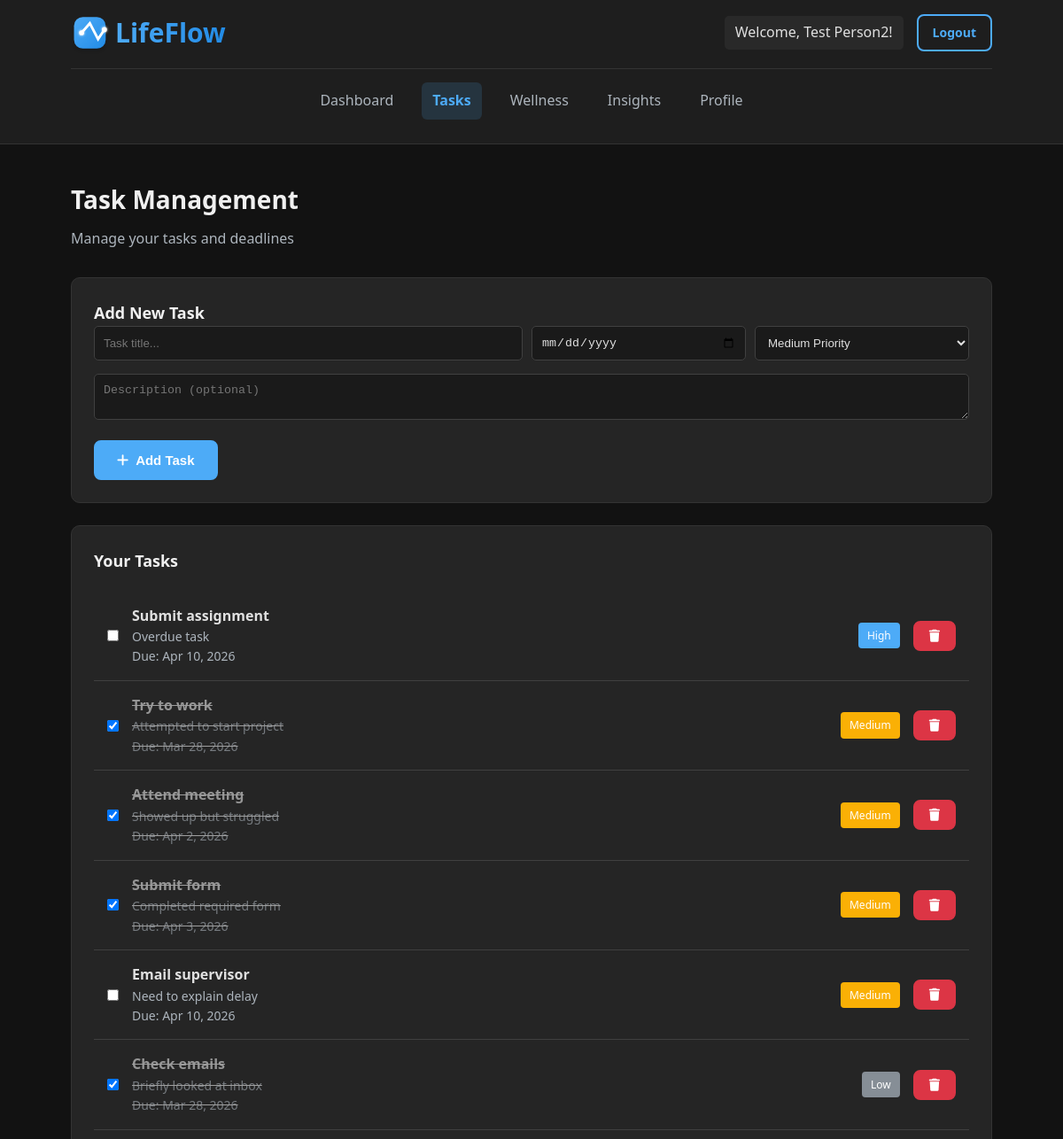
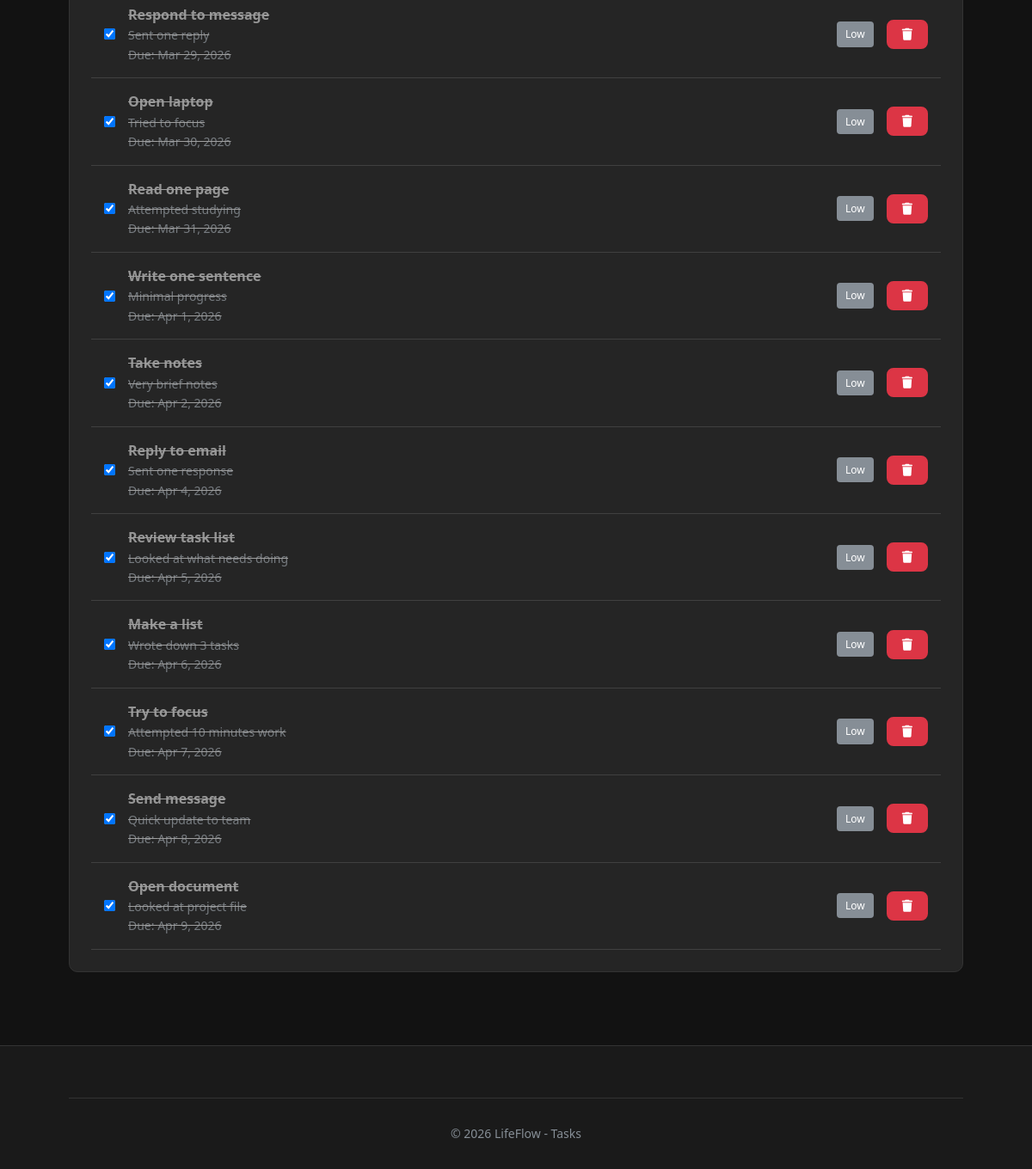
Screenshot of /tasks.php (signed in) with the database file from the repository (2 pictures, top to bottom).
### tables this page shows
CREATE TABLE `tasks` (`task_id`, `user_id`, `title`, `description`, `due_date`, `priority`, `status`, `created_at`, `updated_at`);

### tasks.php (called while the page is built, shortened)
<?php
require_once 'includes/session.php';
require_once 'includes/functions.php';
$pageTitle = 'Tasks';
$userId = $_SESSION['user_id'];
$tasks = getTasks($pdo, $userId);
include 'templates/dashboard-header.php';
include 'templates/tasks-content.php';
include 'templates/dashboard-footer.php';
?>

### includes/functions.php (called while the page is built, shortened)
<?php
function escape($string) {
    return htmlspecialchars($string, ENT_QUOTES, 'UTF-8');
}
function getTasks($pdo, $userId, $status = null) {
    $sql = "SELECT * FROM tasks WHERE user_id = ?";
    $params = [$userId];
    $sql .= " ORDER BY
        CASE priority
            WHEN 'high' THEN 1
            WHEN 'medium' THEN 2
            WHEN 'low' THEN 3
        END, due_date ASC";
    $stmt = $pdo->prepare($sql);
    $stmt->execute($params);
    return $stmt->fetchAll();
}
?>

### templates/tasks-content.php (the view, shortened to what this page needs)
<h2>Task Management</h2>
<p style="color:#adb5bd; margin-bottom:30px;">Manage your tasks and deadlines</p>
<div class="card">
    <h3 class="card-title">Add New Task</h3>
    <form method="POST">
        <div style="display:grid; grid-template-columns:2fr 1fr 1fr; gap:10px; margin-bottom:15px;">
            <input type="text" name="title" placeholder="Task title..." required
                   style="padding:10px; background:#1a1a1a; border:1px solid #404040; color:#e0e0e0; border-radius:5px;">
            <input type="date" name="due_date"
                   style="padding:10px; background:#1a1a1a; border:1px solid #404040; color:#e0e0e0; border-radius:5px;">
            <select name="priority" style="padding:10px; background:#1a1a1a; border:1px solid #404040; color:#e0e0e0; border-radius:5px;">
                <option value="medium" selected>Medium Priority</option>
            </select>
        </div>
        <textarea name="description" placeholder="Description (optional)"
                  style="width:100%; padding:10px; background:#1a1a1a; border:1px solid #404040; color:#e0e0e0; border-radius:5px; margin-bottom:15px;"
                  rows="2"></textarea>
        <button type="submit" name="add_task" class="btn btn-primary">
            <i class="fas fa-plus"></i> Add Task
        </button>
    </form>
</div>
<div class="card">
    <h3 class="card-title">Your Tasks</h3>
    <div style="margin-top:20px;">
        <?php foreach ($tasks as $task): ?>
        <div style="padding:15px; border-bottom:1px solid #404040; display:flex; align-items:center; gap:15px;">
            <input type="checkbox" <?php echo $task['status'] === 'completed' ? 'checked' : ''; ?>
                   onchange="updateTaskStatus(<?php echo $task['task_id']; ?>, this.checked)">
            <div style="flex-grow:1; <?php echo $task['status'] === 'completed' ? 'text-decoration:line-through; opacity:0.6;' : ''; ?>">
                <div style="font-weight:bold; color:#e0e0e0;"><?php echo escape($task['title']); ?></div>
                <?php if ($task['description']): ?>
                    <div style="color:#adb5bd; font-size:14px;"><?php echo escape($task['description']); ?></div>
                <?php endif; ?>
                <?php if ($task['due_date']): ?>
                    <div style="color:#adb5bd; font-size:14px;">Due: <?php echo date('M j, Y', strtotime($task['due_date'])); ?></div>
                <?php endif; ?>
            </div>
            <span style="
                background: <?php
                    echo $task['priority'] === 'high' ? '#4dabf7' :
                        ($task['priority'] === 'medium' ? '#fab005' : '#868e96');
                ?>;
                color: white; padding:5px 10px; border-radius:4px; font-size:12px;">
                <?php echo ucfirst($task['priority']); ?>
            </span>
            <form method="POST" style="display:inline;" onsubmit="return confirm('Delete this task?');">
                <button type="submit" name="delete_task" class="btn btn-small btn-danger">
                    <i class="fas fa-trash"></i>
                </button>
            </form>
        </div>
        <?php endforeach; ?>
    </div>
</div>

### templates/dashboard-header.php (shortened to what this page needs)
<!DOCTYPE html>
<html lang="en">
<head>
    <link rel="stylesheet" href="assets/css/styles.css">
    <link rel="stylesheet" href="https://cdnjs.cloudflare.com/ajax/libs/font-awesome/6.4.0/css/all.min.css">
</head>
<body>
    <header class="dashboard-header">
        <div class="container">
            <div class="navbar">
                <a href="dashboard.php" class="logo">
    <img src="assets/images/logo.svg" alt="LifeFlow Dashboard" height="40">
</a>
                <div class="user-info">
                    <span>Welcome, <?php echo escape($_SESSION['full_name']); ?>!</span>
                    <a href="logout.php" class="btn btn-outline btn-small">
                        Logout
                    </a>
                </div>
            </div>
            <nav class="dashboard-nav">
                <a href="dashboard.php" <?php echo basename($_SERVER['PHP_SELF']) == 'dashboard.php' ? 'class="active"' : ''; ?>>Dashboard</a>
                <a href="tasks.php" <?php echo basename($_SERVER['PHP_SELF']) == 'tasks.php' ? 'class="active"' : ''; ?>>Tasks</a>
                <a href="wellness.php" <?php echo basename($_SERVER['PHP_SELF']) == 'wellness.php' ? 'class="active"' : ''; ?>>Wellness</a>
                <a href="insights.php" <?php echo basename($_SERVER['PHP_SELF']) == 'insights.php' ? 'class="active"' : ''; ?>>Insights</a>
                <a href="profile.php" <?php echo basename($_SERVER['PHP_SELF']) == 'profile.php' ? 'class="active"' : ''; ?>>Profile</a>
            </nav>
        </div>
    </header>
    <main class="dashboard-main">
        <div class="container">

### templates/dashboard-footer.php (shortened to what this page needs)
        </div>
    </main>
    <footer class="footer">
        <div class="container">
            <div class="footer-bottom">
                <p>&copy; 2026 LifeFlow - <?php echo $pageTitle ?? 'Dashboard'; ?></p>
            </div>
        </div>
    </footer>
</body>
</html>

### assets/css/styles.css (style rules this page uses)
* { margin: 0; padding: 0; box-sizing: border-box; }
body { background: #121212; color: #f0f0f0; font-family: 'Segoe UI', Tahoma, Geneva, Verdana, sans-serif; line-height: 1.6; min-height: 100vh; }
.container { width: 90%; max-width: 1200px; margin: 0 auto; padding: 0 20px; }
.navbar { display: flex; justify-content: space-between; align-items: center; }
nav { display: flex; align-items: center; gap: 40px; flex: 1; justify-content: space-between; }
.dashboard-header { background: #1e1e1e; padding: 15px 0; border-bottom: 1px solid #333; position: sticky; top: 0; z-index: 1000; }
.dashboard-nav { display: flex; gap: 20px; margin-top: 15px; padding: 15px 0; border-top: 1px solid #333; justify-content: center; }
.dashboard-nav a { color: #adb5bd; text-decoration: none; padding: 8px 12px; border-radius: 6px; font-weight: 500; }
.dashboard-nav a.active { color: #4dabf7; background: rgba(77, 171, 247, 0.15); font-weight: 600; }
.user-info { display: flex; align-items: center; gap: 15px; color: #e0e0e0; font-weight: 500; }
.user-info span { padding: 6px 12px; border-radius: 5px; background: rgba(255, 255, 255, 0.05); }
.btn { padding: 12px 24px; border: none; border-radius: 8px; cursor: pointer; font-weight: 600; font-size: 15px; text-decoration: none; display: inline-flex; align-items: center; justify-content: center; gap: 8px; transition: all 0.2s; }
.btn-primary { background: #4dabf7; color: white; border: 2px solid #4dabf7; }
.btn-outline { background: transparent; color: #4dabf7; border: 2px solid #4dabf7; }
.btn-danger { background: #dc3545; color: white; border: 2px solid #dc3545; }
.btn-small { padding: 8px 16px; font-size: 14px; }
.card { background: #252525; padding: 25px; border-radius: 10px; border: 1px solid #333; margin-bottom: 25px; }
.card-title { color: #f0f0f0; font-size: 18px; display: flex; align-items: center; gap: 10px; font-weight: 600; }
.dashboard-main { padding: 40px 0 60px; }
.dashboard-main h2 { color: #f0f0f0; margin-bottom: 10px; font-size: 28px; font-weight: 700; }
.footer { background: #1a1a1a; padding: 60px 0 30px; border-top: 1px solid #333; }
.footer-bottom { text-align: center; padding-top: 30px; border-top: 1px solid #333; color: #868e96; font-size: 14px; }
.header, .dashboard-header { display: flex; align-items: center; padding: 12px 0; }
.navbar { display: flex; align-items: center; justify-content: space-between; width: 100%; }
.logo { display: flex; align-items: center; text-decoration: none; margin-right: auto; }
.logo img { height: 50px; width: auto; display: block; max-width: 100%; object-fit: contain; }
.dashboard-header .navbar { display: flex; align-items: center; justify-content: space-between; }
.dashboard-header .logo { margin-right: 0; }
.dashboard-header .user-info { margin-left: auto; display: flex; align-items: center; gap: 15px; }

### rows the page displays
tasks: title "Submit assignment", description "Overdue task", due_date "Apr 10, 2026", priority "High"
tasks: status "☑", title "Try to work", description "Attempted to start project", due_date "Mar 28, 2026", priority "Medium"
tasks: status "☑", title "Attend meeting", description "Showed up but struggled", due_date "Apr 2, 2026", priority "Medium"
tasks: status "☑", title "Submit form", description "Completed required form", due_date "Apr 3, 2026", priority "Medium"
tasks: title "Email supervisor", description "Need to explain delay", due_date "Apr 10, 2026", priority "Medium"
tasks: status "☑", title "Check emails", description "Briefly looked at inbox", due_date "Mar 28, 2026", priority "Low"
tasks: status "☑", title "Respond to message", description "Sent one reply", due_date "Mar 29, 2026", priority "Low"
tasks: status "☑", title "Open laptop", description "Tried to focus", due_date "Mar 30, 2026", priority "Low"
tasks: status "☑", title "Read one page", description "Attempted studying", due_date "Mar 31, 2026", priority "Low"
tasks: status "☑", title "Write one sentence", description "Minimal progress", due_date "Apr 1, 2026", priority "Low"
tasks: status "☑", title "Take notes", description "Very brief notes", due_date "Apr 2, 2026", priority "Low"
tasks: status "☑", title "Reply to email", description "Sent one response", due_date "Apr 4, 2026", priority "Low"
tasks: status "☑", title "Review task list", description "Looked at what needs doing", due_date "Apr 5, 2026", priority "Low"
tasks: status "☑", title "Make a list", description "Wrote down 3 tasks", due_date "Apr 6, 2026", priority "Low"
tasks: status "☑", title "Try to focus", description "Attempted 10 minutes work", due_date "Apr 7, 2026", priority "Low"
tasks: status "☑", title "Send message", description "Quick update to team", due_date "Apr 8, 2026", priority "Low"
tasks: status "☑", title "Open document", description "Looked at project file", due_date "Apr 9, 2026", priority "Low"

### other values shown
$_SESSION['full_name'] "Test Person2"
$pageTitle "Tasks"
